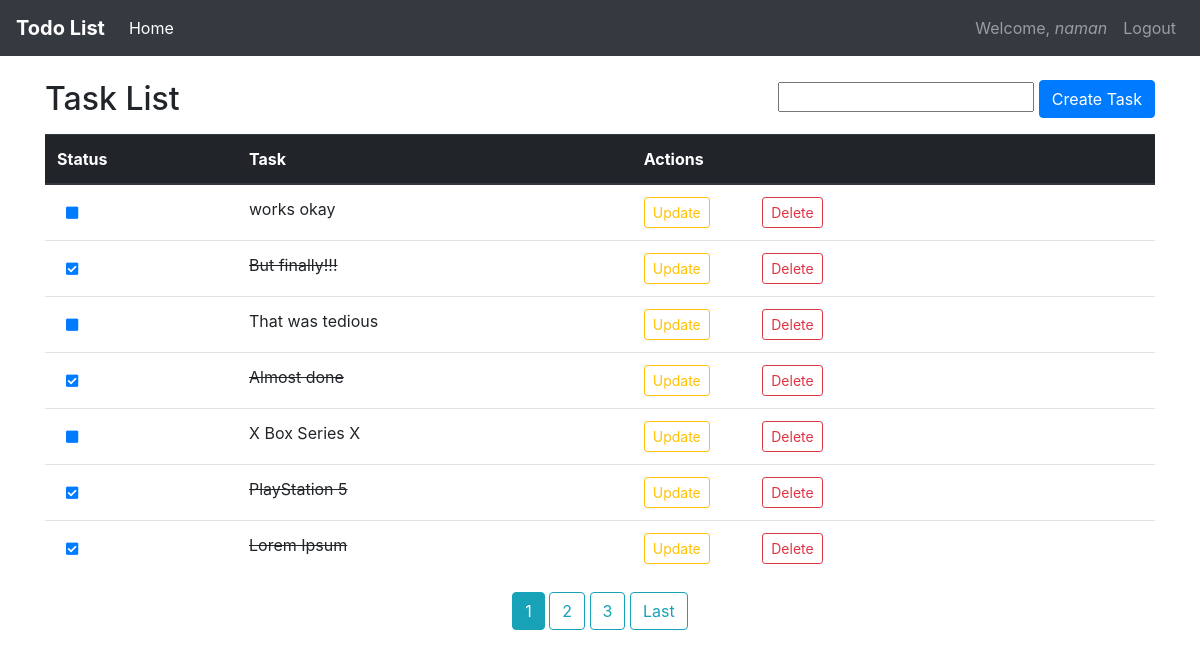
The app's page / (signed in) with its own data.
### task/models.py (models this page shows, shortened)
class Task(models.Model):
	title = models.CharField(max_length=150)
	complete = models.BooleanField(default=False)
	time = models.DateTimeField(auto_now_add=True)
	author = models.ForeignKey(User, on_delete=models.CASCADE)

### task/views.py (the view, shortened to what this page needs)
# urls.py: path('', TaskCreateView.as_view(), name='task-home'),
class TaskCreateView(LoginRequiredMixin, CreateView, ListView):
	model = Task
	fields = ['title']
	template_name = 'task/home.html'
	context_object_name = 'tasks'
	paginate_by = 7
	def get_queryset(self):
		return self.model.objects.filter(author=self.request.user).order_by('-id')

### task/templates/task/home.html (shortened to what this page needs)
{% extends 'task/base.html' %}
{% block content %}
<h2 style="float: left;" class="pb-2">Task List</h2>
<form style="float: right;" method="POST" action="/">
	{{ form.title }}
	<input type="submit" class="btn btn-md btn-primary" value="Create Task">
</form>
<div class="table-container">
	<table class="table table-hover mt-4">
		<tbody>
			<thead class="thead-dark">
				<tr>
					<th scope="col">Status</th>
					<th scope="col">
						Task
					</th>
					<th scope="col">Actions</th>
				</tr>
			</thead>
			{% for task in tasks %}
				<tr>
					{% if task.complete == True %}
						<th scope="row">
							<a href="{% url 'task-status' task.id %}" class="btn btn-sm" role="button"><i class="fas fa-check-square"></i></a>
						</th>
						<td>
							<s>{{ task.title }}</s>
						</td>
					{% else %}
						<th scope="row">
							<a href="{% url 'task-status' task.id %}" class="btn btn-sm" role="button"><i class="fas fa-square"></i></a>
						</th>
						<td>
							{{ task.title }}
						</td>
					{% endif %}
					<td>
						<a type="button" class="btn btn-sm btn-outline-warning mr-5" href="{% url 'task-update' task.id %}">Update</a>
						<a type="button" class="btn btn-sm btn-outline-danger" href="{% url 'task-delete' task.id %}">Delete</a>
					</td>
				</tr>
			{% endfor %}
		</tbody>
	</table>
	<div style="align-items: center; text-align: center;">
	{% if is_paginated %}
		{% for num in page_obj.paginator.page_range %}
			{% if page_obj.number == num %}
				<a class="btn btn-info mb-4" href="?page={{ num }}">{{ num }}</a>
			{% elif num > page_obj.number|add:'-3' and num < page_obj.number|add:'3' %}
				<a class="btn btn-outline-info mb-4" href="?page={{ num }}">{{ num }}</a>
			{% endif %}
		{% endfor %}
		{% if page_obj.has_next %}
			<a class="btn btn-outline-info mb-4" href="?page={{ page_obj.paginator.num_pages }}">Last</a>
		{% endif %}
	{% endif %}
	</div>
</div>
{% endblock content %}

### task/templates/task/base.html (shortened to what this page needs)
{% load static %}
<!DOCTYPE html>
<html lang="en">
<head>
	<link rel="stylesheet" href="https://maxcdn.bootstrapcdn.com/bootstrap/4.0.0/css/bootstrap.min.css">
    <link rel="stylesheet" href="https://use.fontawesome.com/releases/v5.8.1/css/all.css">
	<link rel="stylesheet" type="text/css" href="{% static 'users/style.css' %}">
</head>
<body>
	<nav class="navbar navbar-expand-lg navbar-dark bg-dark">
		<a class="navbar-brand" href="#"><strong>Todo List</strong></a>
		<div class="collapse navbar-collapse" id="navbarNav">
			<ul class="navbar-nav">
				<li class="nav-item active">
					<a class="nav-link" href="{% url 'task-home' %}">Home</a>
				</li>
			</ul>
			<div class="navbar-nav ml-auto">
				{% if user.is_authenticated %}
					<a class="nav-item nav-link" href="{% url 'profile' %}">Welcome, <i>{{ user.username }}</i></a>
					<a class="nav-item nav-link" href="{% url 'logout' %}">Logout</a>
				{% else %}
					<a class="nav-item nav-link" href="{% url 'login' %}">Login</a>
					<a class="nav-item nav-link" href="{% url 'register' %}">Register</a>
				{% endif %}
			</div>
		</div>
	</nav>
	<div class="container mt-4">
		{% block content %}
		{% endblock content %}
	</div>
</body>
</html>

### records on screen
Task: title "works okay"
Task: title "But finally!!!"
Task: title "That was tedious"
Task: title "Almost done"
Task: title "X Box Series X"
Task: title "PlayStation 5"
Task: title "Lorem Ipsum"

### other values on screen
{{ user.username }} "naman"
{{ num }} "1"
{{ num }} "2" "3"
